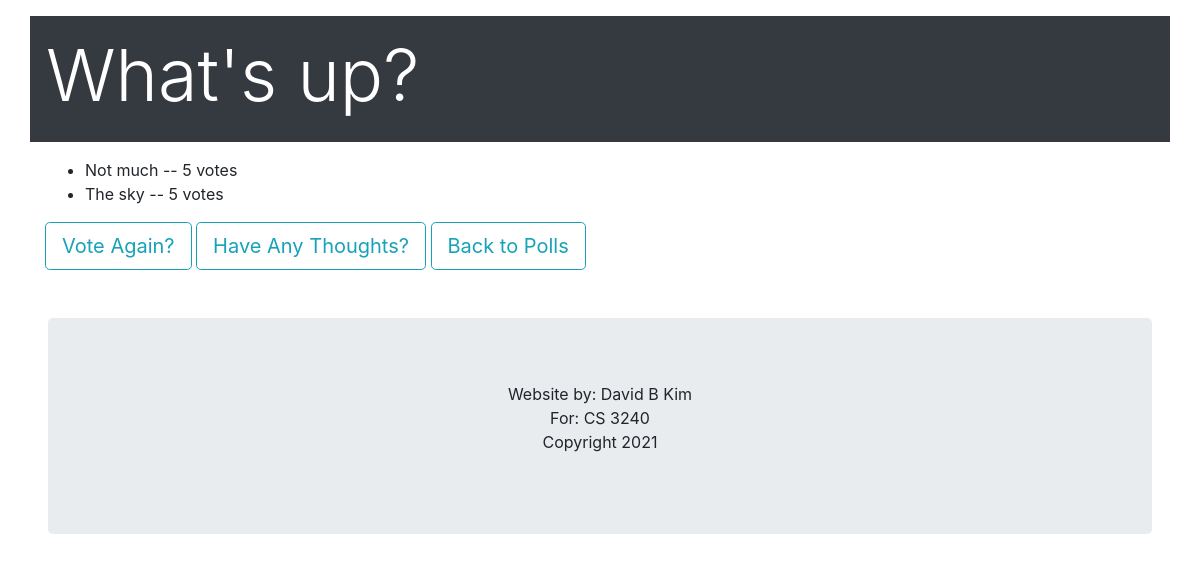
Page /polls/1/results/ on the committed database.
### polls/models.py (models this page shows, shortened)
class Question(models.Model):
    question_text = models.CharField(max_length=200)
    pub_date = models.DateTimeField('date published')
    def was_published_recently(self):
        now = timezone.now()
        return now - datetime.timedelta(days=1) <= self.pub_date <= now
    was_published_recently.admin_order_field = 'pub_date'
    was_published_recently.boolean = True
    was_published_recently.short_description = 'Published recently?'

class Choice(models.Model):
    question = models.ForeignKey(Question, on_delete=models.CASCADE)
    choice_text = models.CharField(max_length=200)
    votes = models.IntegerField(default=0)

### polls/views.py (the view)
# urls.py: path('polls/<int:pk>/results/', views.ResultsView.as_view(), name='results'),
class ResultsView(generic.DetailView):
    model = Question
    template_name = 'polls/results.html'

### polls/templates/polls/results.html (shortened to what this page needs)
{% load bootstrap4 %}
{% bootstrap_css %}
{% load static %}
<div class="container p-3 my-3 bg-dark text-white">
  <h1 class="display-3">{{question.question_text}}</h1>
 </div>
<div class = "container">
<ul>
{% for choice in question.choice_set.all %}
    <li>{{ choice.choice_text }} -- {{ choice.votes }} vote{{ choice.votes|pluralize }}</li>
{% endfor %}
</ul>
    <a href="{% url 'polls:detail' question.id %}" class="btn btn-outline-info btn-lg" role="button">Vote Again?</a>
    <a href="{% url 'polls:post_thought' %}" class="btn btn-outline-info btn-lg" role="button">Have Any Thoughts?</a>
    <a href="{% url 'polls:index' %}" class="btn btn-outline-info btn-lg" role="button">Back to Polls</a>
    </div>
<div class="jumbotron m-5 text-center" style="margin-bottom:0">
  <p>Website by: David B Kim <br> For: CS 3240<br> Copyright 2021</p>
</div>

### rows in the picture
Question: question_text "What's up?"
Choice: choice_text "Not much", votes "5"
Choice: choice_text "The sky", votes "5"
